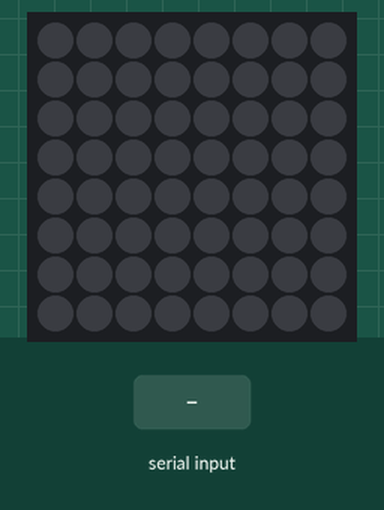
Simulated run of this sketch. Board: Arduino Uno, built with avr-gcc and run on an emulated ATmega328P. Parts: 8×8 RGB LED matrix (first LED top left, wired row by row). The test bench sets the inputs (shaded band). Dim RGB values are drawn brighter than linear; what the sketch prints to the serial monitor is not drawn.

Above: at 1.2 s.
1.3 s: "90,45\n" received over Serial
At 3.2 s:
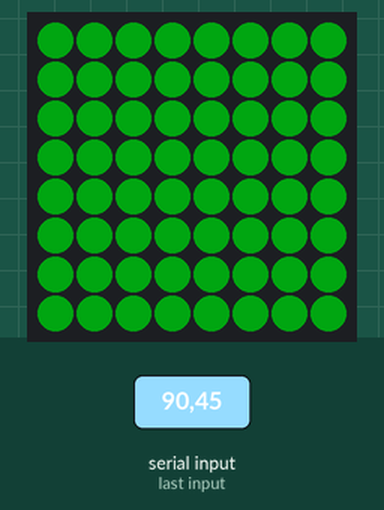
3.8 s: "0\n" received over Serial
At 6.0 s:
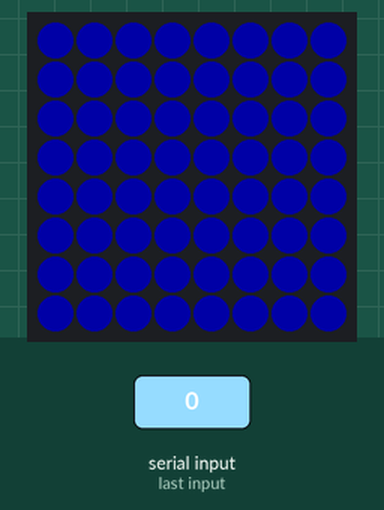
6.3 s: "1\n" received over Serial
At 8.0 s:
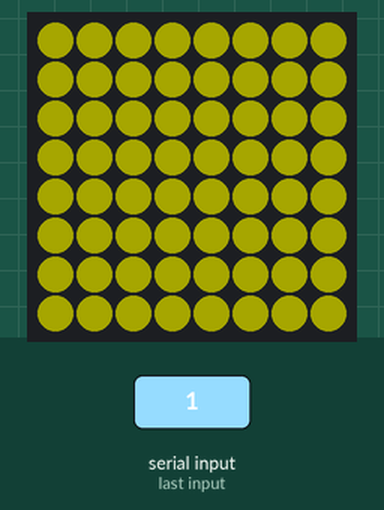
8.8 s: "2\n" received over Serial
At 11.0 s:
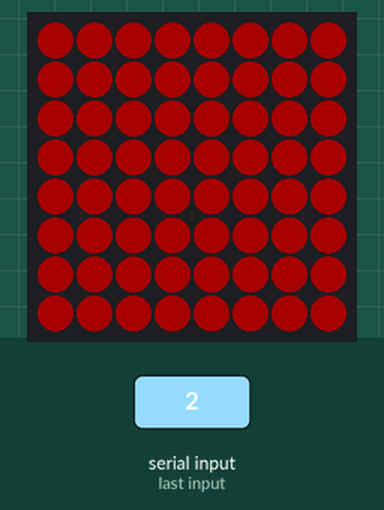
11.3 s: "30,150\n" received over Serial
At 13.3 s:
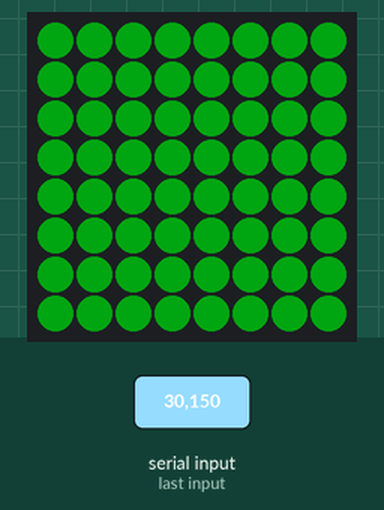
Timing chart, 0 to 14.8 s (numbered marks = the images above; inputs shaded):
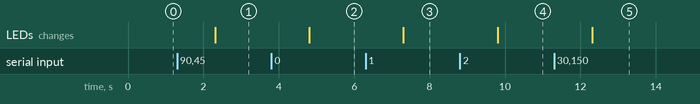

The sketch:

genius_animals.ino
```cpp
#include <Adafruit_GFX.h>
#include <Adafruit_NeoMatrix.h>
#include <Adafruit_NeoPixel.h>
#ifndef PSTR
 #define PSTR
#endif

#define PIN 6

Adafruit_NeoMatrix matrix = Adafruit_NeoMatrix(8, 8, PIN,
  NEO_MATRIX_TOP     + NEO_MATRIX_RIGHT +
  NEO_MATRIX_COLUMNS + NEO_MATRIX_PROGRESSIVE,
  NEO_GRB            + NEO_KHZ800);

const uint16_t colors[] = {
  matrix.Color(255, 0, 0), matrix.Color(0, 255, 0), matrix.Color(0, 0, 255) };

void setup() {
  Serial.begin(9600);

  matrix.begin();
  matrix.setTextWrap(false);
  matrix.setBrightness(40);
  matrix.setTextColor(colors[0]);
}

void blinkRGB() {
  matrix.fillScreen(matrix.Color(29, 255, 108));
  matrix.show();
  delay(100);
}
void yellowLed() {
  matrix.fillScreen(matrix.Color(255, 255, 0)); // Yellow
  matrix.show();
  delay(100);
}

void redLed() {
  matrix.fillScreen(matrix.Color(255, 0, 0)); // Red
  matrix.show();
  delay(100);
}

void blueLed() {
  matrix.fillScreen(matrix.Color(0, 0, 255)); // Blue
  matrix.show();
  delay(100);
}

void greenLed() {
  matrix.fillScreen(matrix.Color(0, 255, 0)); // Green
  matrix.show();
  delay(100);
}

int input;

void loop() {
  while (!Serial.available()) {};

  input = Serial.readString().toInt();

  if (input == 0) {
    blueLed();
  } else if (input == 1) {
    yellowLed();
  } else if (input == 2) {
    redLed();
  } else if (input == 3) {
    greenLed();
  } else {
    blinkRGB();
  }

  Serial.print(input);
}
```

Measured:
- after the input at 1.3 s, the LEDs: change after 1.0 s (image 1)
- after the input at 3.8 s, the LEDs: change after 1.0 s (image 2)
- after the input at 6.3 s, the LEDs: change after 1.0 s (image 3)
- after the input at 8.8 s, the LEDs: change after 1.0 s (image 4)
- after the input at 11.3 s, the LEDs: change after 1.0 s (image 5)
